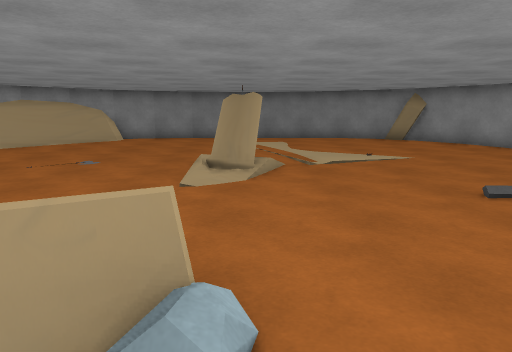
[1] (above)

12 first-person views from a walk through a Unity game level. The camera is 1.3 m above the floor, tilts 10° down and sees 70° across. The floor is counted in squares, 1 m on a side. Each view is taken from the middle of a square. On the plan, view 1 faces up. The plan holds only what a view shows up to about 15 squares ahead; the rest is blank. The place goes on beyond the plan. The player is left out.

[2]
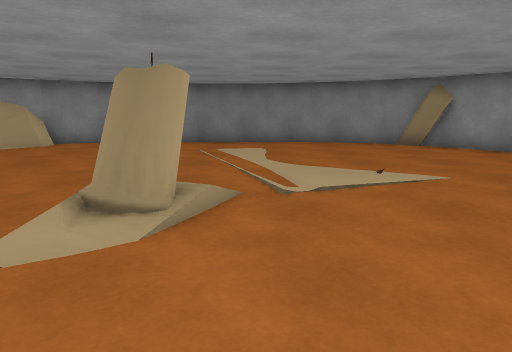

[3]
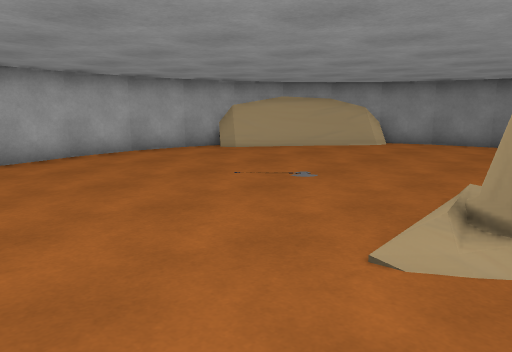

[4]
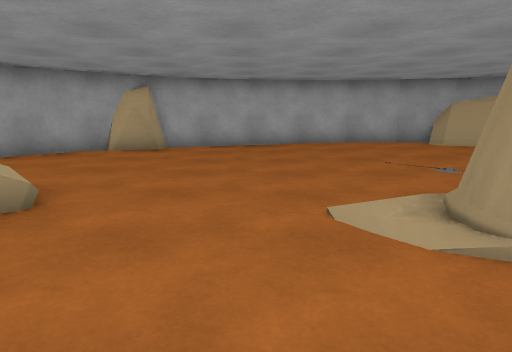

[5]
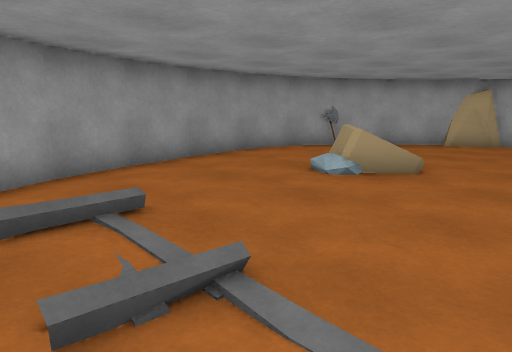

[6]
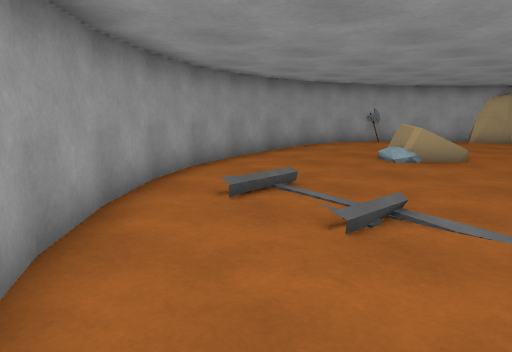

[7]
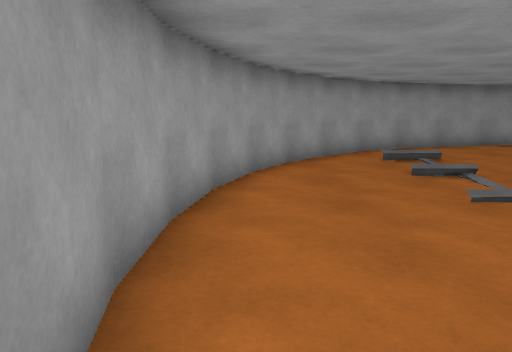

[8]
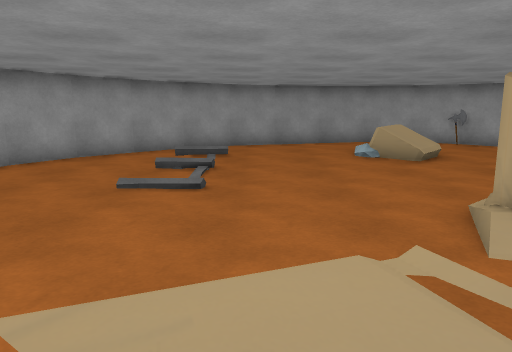

[9]
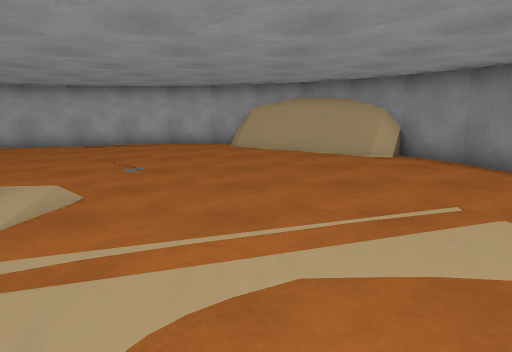

[10]
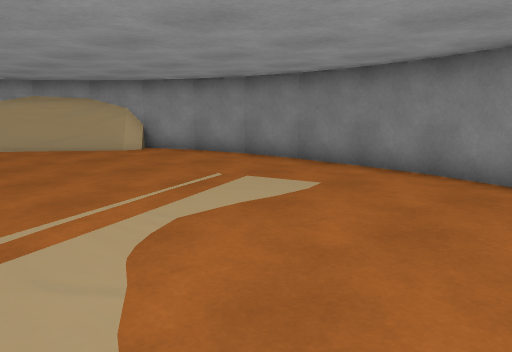

[11]
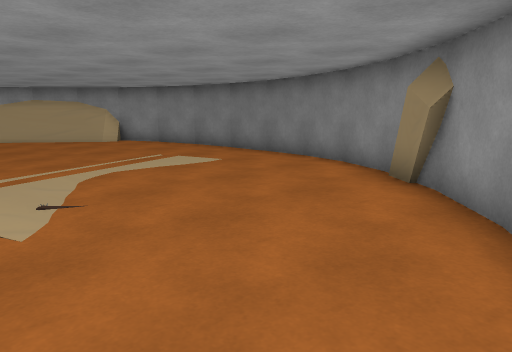

[12]
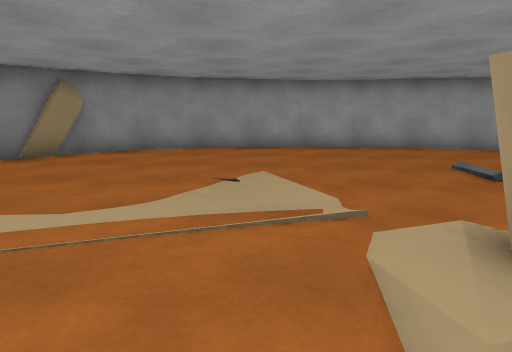

### Floor plan
Key: @ floor where view 1 was taken; # wall or solid block; . main floor; - floor 0.25 m lower than the main floor; / step, stairs or slope; = window, fence, low wall or low ledge; A axe; O other object.
Columns run from 11 left of view 1 to 10 right of it. Each row starts with its distance up from view 1.
 19       ##########
 18      ##........###
 17    OO............##
 16    OO............###
 15   OOO..............##
 14  OOO................#
 13  OO.................##
 12 #O...................#
 11 #....................#
 10 #.......-.//.........#
  9 #......---##.........#
  8 #.....----##----.....#
  7 #....------------....#
  6 #..-----....------...#
  5 #..----.....------...#
  4 ##...........--- ...##
  3  ##......#=.........#
  2   #......#=/.......##
  1   ##..............##
  0    ##......@.....##
 -1     ##A........###
 -2        #########

Positions as (right, up) in squares from view 1, and headings:
1: (0, 0), facing up
2: (1, 4), facing up
3: (0, 4), facing up-left
4: (3, 6), facing left
5: (6, 6), facing down-left
6: (9, 6), facing down-left
7: (9, 12), facing down
8: (3, 13), facing down
9: (4, 13), facing left
10: (5, 11), facing up-left
11: (9, 10), facing up-left
12: (-3, 11), facing right
